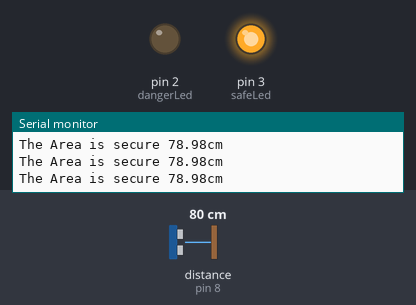
This sketch was run on a simulated Arduino Uno, built with avr-gcc and run on an emulated ATmega328P. On the bench: output pins drawn as LEDs (lit = HIGH), the last lines printed to the serial monitor. Wiring (inferred from the names in the program): ultrasonic range finder: trigger pin 9; echo pin 8. Dashed ring = blinking. Inputs (shaded band) come from the test bench; at power-on: distance to the obstacle (sensor on pin 8) 80 cm. The echo pulse lasts 58.3 µs per cm; pins used as bus, display or sensor lines are not drawn.

Above: at 1.2 s.
1.3 s: distance to the obstacle (sensor on pin 8) set to 23 cm
4.3 s: distance to the obstacle (sensor on pin 8) set to 18 cm
At 4.7 s:
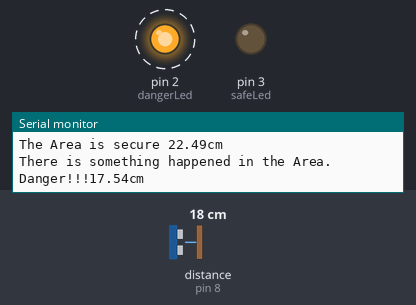
Timing chart, 0 to 13.3 s (numbered marks = the images above; inputs shaded):
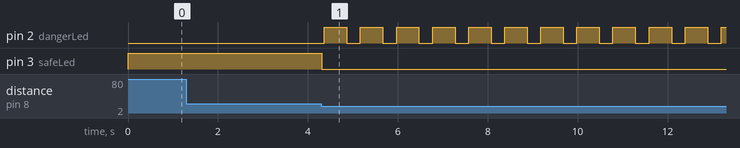

The sketch:

Ultrasonic_Border_Defending.ino
```cpp
const int dangerLed = 2;
const int safeLed = 3;
const int trig = 9;
const int echo = 8;
float duration , distance;

void setup() {
  // put your setup code here, to run once:
  Serial.begin(9600);
  pinMode(dangerLed, OUTPUT);
  pinMode(safeLed,OUTPUT);
  pinMode(trig,OUTPUT);
  pinMode(echo,INPUT);
}

void loop() {
  digitalWrite(trig,LOW);// Set the ultrasound to 0 before it act.
  delayMicroseconds(2);

  digitalWrite(trig,HIGH);// Emit or generate the ultrasound wave 10 Microsecond.
  delayMicroseconds(10);

  digitalWrite(trig,LOW);

  // For reading the time when the echoPin receive the ultrasound after it touch the object. This statement will return the duration inn Microsencond
  duration= pulseIn(echo,HIGH);
  //calculate the distance in centemeter based on the speed of sound
  float distance =duration*0.034/2;
  if(distance >=20 )
  {
    digitalWrite(safeLed,HIGH);
    Serial.print("The Area is secure ");
    Serial.print(distance);Serial.println("cm");
  }
  else if(distance>=400|| distance<=2)
  {
    Serial.print("Distance = ");Serial.print(distance);
    Serial.println("Out of range");
  }
  else
  {
    digitalWrite(safeLed,LOW);
    Serial.print("There is something happened in the Area. Danger!!!");Serial.print(distance);Serial.println("cm");
    digitalWrite(dangerLed,HIGH);
    delay(500);
    digitalWrite(dangerLed,LOW);
    delay(300);
  }

}
```

Measured:
- the behaviour switches between 21 and 20 cm on distance to the obstacle (sensor on pin 8) (found by bisection; images 0 and 1)
- after the input at 4.3 s, pin 2 (dangerLed): alternates HIGH for 0.50 s and LOW for 0.30 s, starting after 0.07 s; pin 3 (safeLed): HIGH → LOW at once
